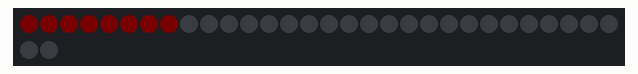
Bench run of a sketch on a simulated Arduino Uno, built with avr-gcc and run on an emulated ATmega328P. Parts: 32 RGB LEDs in strip order, left to right, continuing on the next row. Dim RGB values are drawn brighter than linear; what the sketch prints to the serial monitor is not drawn.

Above: at 2.93 s.
At 39.26 s:
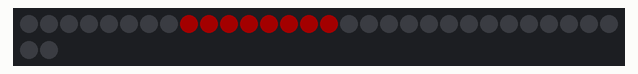

The sketch:

heart_beat_3.ino
```cpp
//***************************************************************
// Heart beat pattern (lub-dub, lub-dub, lub-dub...)
//   Yet another variation on a way to code this effect, and
//   provide some timing control.
//
// The lub (first) part of the heart beat is displayed on one
// group of pixels, and the dub (second) part on a second group.
// The beat speed and the delay of secondary dub beat can be
// separately adjusted.
//
// Marc Miller, July 2022
//***************************************************************


#include "FastLED.h"
#define DATA_PIN    11
#define CLK_PIN     13
#define LED_TYPE    LPD8806
#define COLOR_ORDER GRB
#define NUM_LEDS    32
#define BRIGHTNESS  255

CRGBArray <NUM_LEDS> leds;
CRGBSet lubs(leds(0,7));  // Pixels for lub (first) part of heart beat
CRGBSet dubs(leds(8,15));  // Pixels for dub (second) part of heart beat

#define LUB_TIME   785  // Time between main lubs [milliseconds]
#define DUB_DELAY  120  // Short delay for when secondary dub starts [milliseconds]
uint8_t beatHue = 0;  // Hue of heart beat (0 is red)


//---------------------------------------------------------------
void setup() {
  Serial.begin(115200);  // Allows serial monitor output
  delay(2000); // startup delay
  //FastLED.addLeds<LED_TYPE,DATA_PIN,COLOR_ORDER>(leds, NUM_LEDS).setCorrection(TypicalLEDStrip);
  FastLED.addLeds<LED_TYPE,DATA_PIN,CLK_PIN,COLOR_ORDER>(leds, NUM_LEDS).setCorrection(TypicalLEDStrip);
  FastLED.setBrightness(BRIGHTNESS);
  FastLED.clear();
  FastLED.show();
  Serial.println("\nSetup done. \n");
}


//---------------------------------------------------------------
void loop() {

  heart_beat();

  FastLED.show();

}//end main loop


//---------------------------------------------------------------
// Heart beat function
void heart_beat() {

  static boolean lubRunning = 0;  // Is lub running? [1=true/0=false]
  static boolean dubRunning = 0;  // Is dub running? [1=true/0=false]
  static boolean dubTrigger = 0;  // Is dub triggered? [1=true/0=false]
  static CEveryNMilliseconds dubTimer(DUB_DELAY);  // Create timer for dub delay
  static uint8_t lubValue, dubValue;

  //---------------------------------
  // Regularly fade out the heart beat pixels
  EVERY_N_MILLISECONDS(5) {  // How often to do the fade
    lubs.fadeToBlackBy(21);  // Amount to fade [use smaller number for slower fade]
    dubs.fadeToBlackBy(18);
  }

  //---------------------------------
  // Timing of heart beat
  EVERY_N_MILLISECONDS(LUB_TIME) {
    lubRunning = 1;
    lubValue = 20;  // Starting value when ramping up [Use 1 or greater]
    dubTrigger = 1;
    dubTimer.reset();  // Reset dub timer
  }
  if (dubTrigger && dubTimer) {
    dubRunning = 1;
    dubValue = 1; // Starting value when ramping up [Use 1 or greater]
    dubTrigger = 0;  // Reset trigger
  }

  //---------------------------------
  // Assign pixel data
  if(lubRunning) {
    EVERY_N_MILLISECONDS(7) {
      lubValue = brighten8_video(lubValue);
    }
    lubs = CHSV(beatHue,255,lubValue);
    if (lubValue >= 250) {
      lubRunning = 0;  // Reset
    }
  }

  if(dubRunning) {
    EVERY_N_MILLISECONDS(7) {
      dubValue = brighten8_video(dubValue);
    }
    dubs = CHSV(beatHue,255,dubValue);
    if (dubValue >= 250) {
      dubRunning = 0;  // Reset
    }
  }

  //---------------------------------
  // Just for fun... Uncomment for rainbow heart beats!
  EVERY_N_MILLISECONDS(DUB_DELAY) {
    //beatHue = beatHue + random8(32,65);
  }

}//end heart_beat
```
